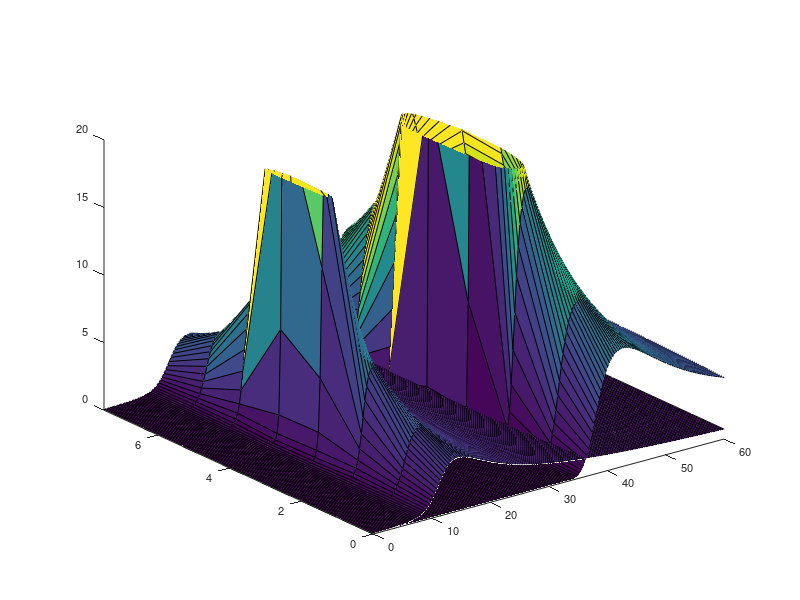

MATLAB code to generate this figure:
clear;
clc; 

x = linspace(0,60,200);
y = linspace(-3.5,7.5,11.25);
[X,Y] = meshgrid(x,y);
ego_speed = 40;
G=0.001;M_2=5000;R_2=1;K_1=1;K_2=0.05;
EGO_Y=Y-3.75;EGO_X=X-10;
EGO_Z=((G*R_2*M_2)./sqrt(EGO_X.^2+EGO_Y.^2)).*exp(K_2.* EGO_X.* ego_speed./sqrt(EGO_X.^2+EGO_Y.^2));
surf(X,Y,EGO_Z)

% %cut-in 改位置
GG_R_2=0.2;
G_K_2=0.08;
G_M_2=5000;
TAEGET_SPEED=60;
TAEGET_Y=Y-3.75;TAEGET_X=X-35;%cutin改位置
TAEGET_Z=((G*GG_R_2*G_M_2)./sqrt(TAEGET_X.^2+TAEGET_Y.^2)).*exp(G_K_2.* TAEGET_X.* TAEGET_SPEED./sqrt(TAEGET_X.^2+TAEGET_Y.^2));
hold on;
surf(X,Y,TAEGET_Z)
grid off

% hold on;
% TAEGET_SPEED1=40;
% TAEGET_Y1=Y-3.75;TAEGET_X1=X-35;
% DISTANCE=sqrt(TAEGET_Y1.^2+TAEGET_X1.^2);
% theta=acos(abs(TAEGET_X1)./DISTANCE);
% 
% TAEGET_Z1=((G*R_2*M_2)./sqrt(TAEGET_X1.^2+TAEGET_Y1.^2)).*exp(K_2.* TAEGET_X1.* TAEGET_SPEED1.*cos(theta)./sqrt(TAEGET_X1.^2+TAEGET_Y1.^2));
% hold on;
% surf(X,Y,TAEGET_Z1)
% 
% xlabel("Longitudinal Distance (m)");
% ylabel("Lateral Distance (m)");
% zlabel("Risk Field Indicator");

% hold on;
% TAEGET_Z2=((G*R_2*M_2)./sqrt(TAEGET_X1.^2+TAEGET_Y1.^2)).*exp(K_2.* TAEGET_X1.* TAEGET_SPEED1./sqrt(TAEGET_X1.^2+TAEGET_Y1.^2));
% surf(X,Y,TAEGET_Z2)
% colormap( [0 0 0] );
% colormap jet
% 

% colorbar('Direction','reverse')

caxis([0 20])

set(gca,'FontSize',8)

xlim([0 60]) 
ylim([0 7.5])
zlim([0 20])

% shading flat;
% ufo_speed = 50;
% %theta=fun_theta_calculation(X,Y,ufo_speed_x,ufo_speed_y);
% 
% G=0.001;M_2=5000;R_2=1;K_1=1;K_2=0.05;
% 
% Z=((G*R_2*M_2)./sqrt(X.^2+Y.^2)).*exp(K_2.* X.* ufo_speed./sqrt(X.^2+Y.^2));
% size(Y)
% 
% surf(X,Y,Z)
% colorbar
